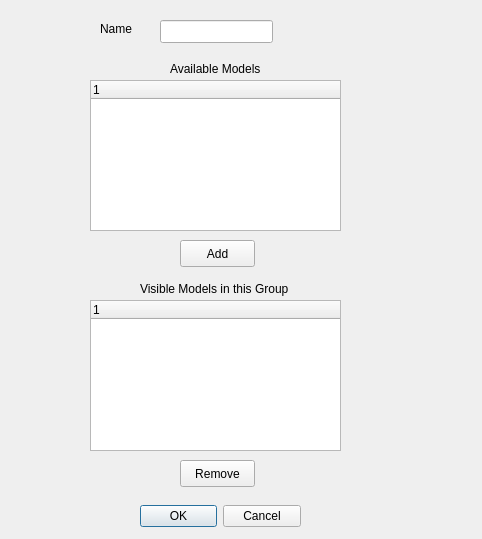
<ui version="4.0" >
 <class>NewGroupDialog</class>
 <widget class="QDialog" name="NewGroupDialog" >
  <property name="geometry" >
   <rect>
    <x>0</x>
    <y>0</y>
    <width>482</width>
    <height>539</height>
   </rect>
  </property>
  <property name="windowTitle" >
   <string>Create a new Group</string>
  </property>
  <widget class="QDialogButtonBox" name="okCancelButton" >
   <property name="geometry" >
    <rect>
     <x>140</x>
     <y>500</y>
     <width>161</width>
     <height>32</height>
    </rect>
   </property>
   <property name="orientation" >
    <enum>Qt::Horizontal</enum>
   </property>
   <property name="standardButtons" >
    <set>QDialogButtonBox::Cancel|QDialogButtonBox::NoButton|QDialogButtonBox::Ok</set>
   </property>
  </widget>
  <widget class="QPushButton" name="modelsAddButton" >
   <property name="geometry" >
    <rect>
     <x>180</x>
     <y>240</y>
     <width>75</width>
     <height>27</height>
    </rect>
   </property>
   <property name="text" >
    <string>Add</string>
   </property>
  </widget>
  <widget class="QLabel" name="modelsLabel" >
   <property name="geometry" >
    <rect>
     <x>170</x>
     <y>60</y>
     <width>95</width>
     <height>18</height>
    </rect>
   </property>
   <property name="text" >
    <string>Available Models</string>
   </property>
  </widget>
  <widget class="QLineEdit" name="_nameText" >
   <property name="geometry" >
    <rect>
     <x>160</x>
     <y>20</y>
     <width>113</width>
     <height>23</height>
    </rect>
   </property>
  </widget>
  <widget class="QLabel" name="nameLabel" >
   <property name="geometry" >
    <rect>
     <x>100</x>
     <y>20</y>
     <width>53</width>
     <height>18</height>
    </rect>
   </property>
   <property name="text" >
    <string>Name</string>
   </property>
  </widget>
  <widget class="QTreeWidget" name="_groupModelsList" >
   <property name="geometry" >
    <rect>
     <x>90</x>
     <y>300</y>
     <width>251</width>
     <height>151</height>
    </rect>
   </property>
   <property name="alternatingRowColors" >
    <bool>true</bool>
   </property>
   <property name="selectionMode" >
    <enum>QAbstractItemView::MultiSelection</enum>
   </property>
   <column>
    <property name="text" >
     <string>1</string>
    </property>
   </column>
  </widget>
  <widget class="QPushButton" name="groupsRemoveButton" >
   <property name="geometry" >
    <rect>
     <x>180</x>
     <y>460</y>
     <width>75</width>
     <height>27</height>
    </rect>
   </property>
   <property name="text" >
    <string>Remove</string>
   </property>
  </widget>
  <widget class="QTreeWidget" name="_modelsList" >
   <property name="geometry" >
    <rect>
     <x>90</x>
     <y>80</y>
     <width>251</width>
     <height>151</height>
    </rect>
   </property>
   <property name="alternatingRowColors" >
    <bool>true</bool>
   </property>
   <property name="selectionMode" >
    <enum>QAbstractItemView::MultiSelection</enum>
   </property>
   <column>
    <property name="text" >
     <string>1</string>
    </property>
   </column>
  </widget>
  <widget class="QLabel" name="modelsLabel_2" >
   <property name="geometry" >
    <rect>
     <x>140</x>
     <y>280</y>
     <width>157</width>
     <height>18</height>
    </rect>
   </property>
   <property name="text" >
    <string>Visible Models in this Group</string>
   </property>
  </widget>
 </widget>
 <resources/>
 <connections>
  <connection>
   <sender>okCancelButton</sender>
   <signal>accepted()</signal>
   <receiver>NewGroupDialog</receiver>
   <slot>accept()</slot>
   <hints>
    <hint type="sourcelabel" >
     <x>248</x>
     <y>254</y>
    </hint>
    <hint type="destinationlabel" >
     <x>157</x>
     <y>274</y>
    </hint>
   </hints>
  </connection>
  <connection>
   <sender>okCancelButton</sender>
   <signal>rejected()</signal>
   <receiver>NewGroupDialog</receiver>
   <slot>reject()</slot>
   <hints>
    <hint type="sourcelabel" >
     <x>316</x>
     <y>260</y>
    </hint>
    <hint type="destinationlabel" >
     <x>286</x>
     <y>274</y>
    </hint>
   </hints>
  </connection>
 </connections>
</ui>
